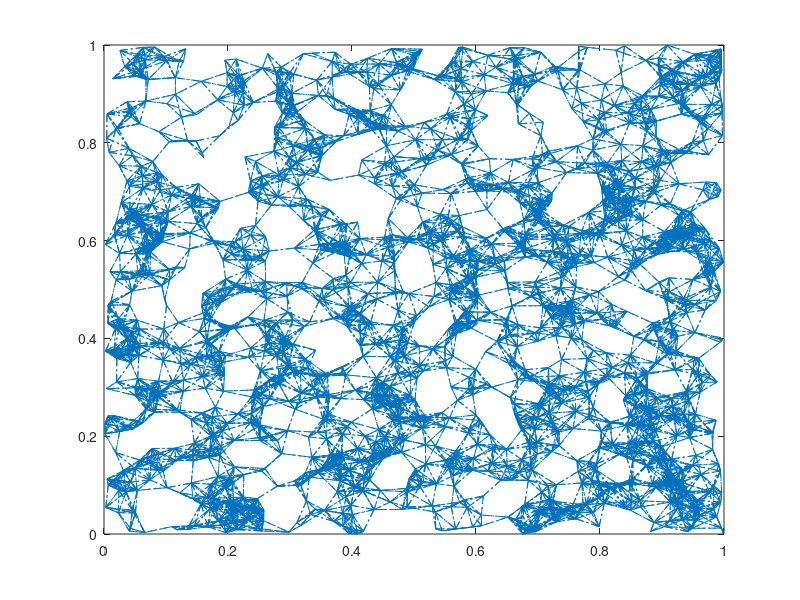

This chart was generated by the following MATLAB code:
N = 1500;
x=rand(1,N);
y=rand(1,N);

A = zeros(N);
d = 0.05;
d_ij = zeros(N);
for i = 1:N
   for j = 1:N
      d_ij(i,j) = sqrt(((x(i)-x(j))^2) + ((y(i)-y(j))^2));
      if d_ij(i,j) <= d && not(i==j)
          A(i,j) = 1;
      end
   end
end
coord = [x ; y]';
figure;gplot(A,coord, '-.');

